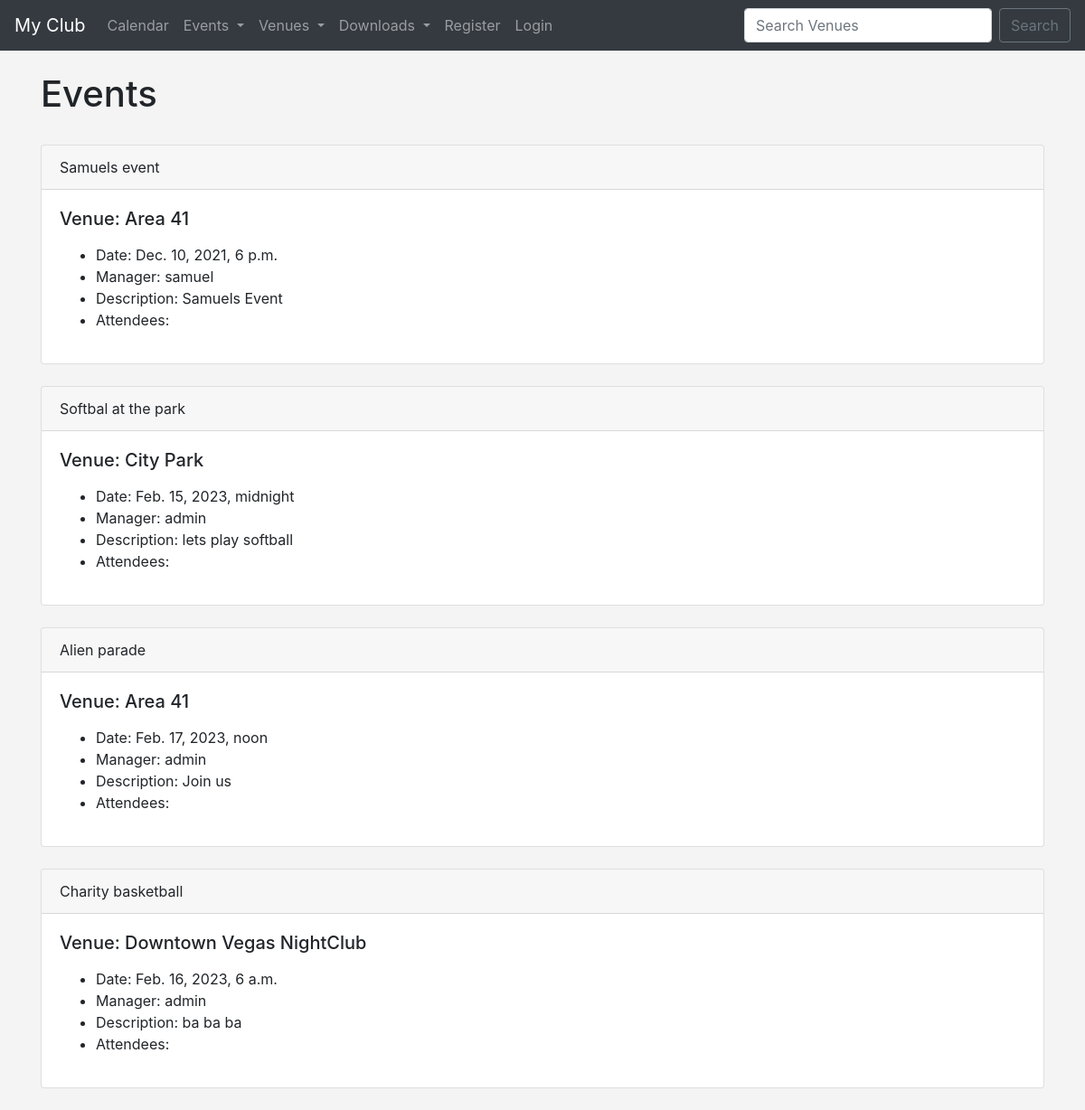
The app's page /events with its own data.
### events/models.py (models this page shows)
class Event(models.Model):
    name = models.CharField('Event name', max_length=128)
    event_date = models.DateTimeField('Event date')
    venue = models.ForeignKey(Venue, blank=True, null=True, on_delete=models.CASCADE)
    manager = models.ForeignKey(User, blank=True, null=True, on_delete=models.SET_NULL)
    description = models.TextField(blank=True)
    attendees = models.ManyToManyField(MyClubUser, blank=True)
    def __str__(self):
        return self.name

class Venue(models.Model):
    name = models.CharField('Venue name', max_length=128)
    address = models.CharField(max_length=300)
    zip_code = models.CharField('Zip code', max_length=15)
    phone = models.CharField('Contact phone', max_length=15, blank=True)
    web = models.URLField('Website Address', blank=True)
    email_address = models.EmailField('Email Address',blank=True)
    owner = models.IntegerField("Venue Owner", blank=False, default=1)
    def __str__(self):
        return self.name

### events/views.py (the view)
# urls.py: path('events', views.all_events, name='list-events'),
def all_events(request):
    event_list = Event.objects.all().order_by('?')
    return render(request, 'events/events_list.html', {
        'event_list': event_list
    })

### events/templates/events/events_list.html (shortened to what this page needs)
{% extends 'events/base.html' %}
{% block content %}
    <h1>Events</h1>
    <br>
    {% for event in event_list %}
      <div class="card">
          <div class="card-header">
              {{ event }}
          </div>
          <div class="card-body">
            <h5 class="card-title">Venue: {{ event.venue }}</h5>
            <p class="card-text">
              <ul>
                  <li>Date: {{ event.event_date }}</li>
                  <li>Manager: {{ event.manager }}</li>
                  <li>Description: {{ event.description }}</li>
                  <li>
                      Attendees: <br>
                  </li>
              </ul>
            </p>
          </div>
      </div>
        <br>
    {% endfor %}
{% endblock %}

### events/templates/events/base.html (style rules this page uses)
body { background: #f4f4f4; }

### records on screen
Event: name "Samuels event", venue "Area 41", event_date "Dec. 10, 2021, 6 p.m.", manager "samuel", description "Samuels Event"
Event: name "Softbal at the park", venue "City Park", event_date "Feb. 15, 2023, midnight", manager "admin", description "lets play softball"
Event: name "Alien parade", venue "Area 41", event_date "Feb. 17, 2023, noon", manager "admin", description "Join us"
Event: name "Charity basketball", venue "Downtown Vegas NightClub", event_date "Feb. 16, 2023, 6 a.m.", manager "admin", description "ba ba ba"
